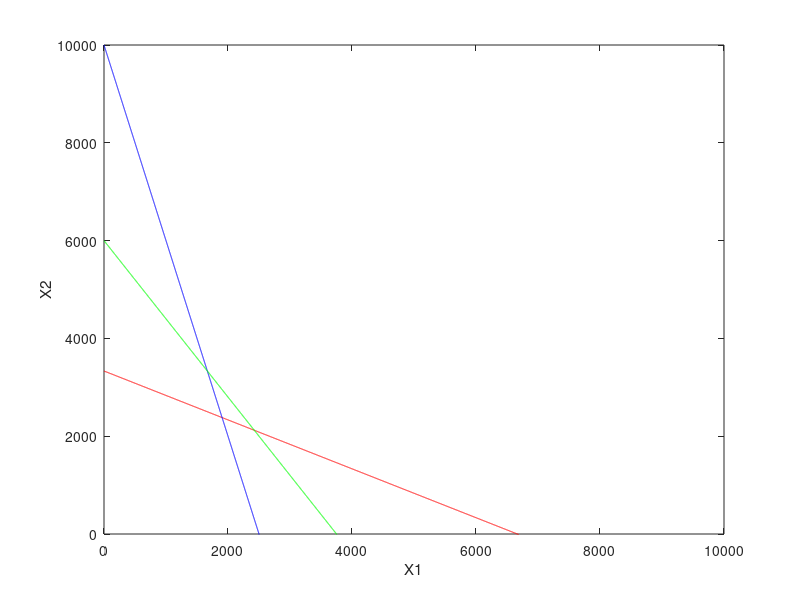

This figure's MATLAB source: (Note: this script raises an error after producing the figure.)
clear all
% 0.3 * X1 + 0.6 * X2 <=2000
% 0.2 * X1 + 0.05 * X2 <=500
% 0.4* X1 + 0.25* X2 <=1500
cg = @(x1) (2000 - 0.3*x1)/0.6
cl = @(x1) (500 - 0.2*x1)/0.05
cc = @(x1) (1500 - 0.4*x1)/0.25

x=linspace(0,10000,10000)

plot(x,cg(x),'r-')
hold on
plot(x,cl(x),'b-')
plot(x,cc(x),'g-')
ylim([0 10000])
xlabel('X1');
ylabel('X2');

Aeq=[];
beq=[];
A=[0.3 0.6; 0.2 0.05; 0.4 0.25];
b=[2000 500 1500];
ub=[2500 3330];
lb=[0 0];
x0=[500 600];
%[x, fval]=fmincon(@Fobj,x0,A,b,Aeq,beq,lb,ub);
options=optimoptions('particleswarm','Display','iter','SwarmSize',1000,'MaxIter',10000);
nvars=2;
[x2, fval2, exitflag,output]=particleswarm(@Fobj,nvars,lb,ub,options);

L=-fval2;
plot(x(1),x(2),'ko')
plot(x2(1),x2(2),'co')
legend('gasolina','lubrificante','�leo','Ponto �timo MinCon', 'Ponto �timo Warm')
function F=Fobj(x)
  Venda=x(1)*0.3*35+x(1)*0.2*55+x(1)*0.4*20+x(2)*0.6*35+x(2)*55*0.05+x(2)*0.25*20;
  Custo=x(1)*15+x(2)*18+x(1)*0.2+x(2)*0.8;
  L=Venda-Custo;
  F=-L;
  if (x(2)>(2000 - 0.3*x(1))/0.6) || (x(1) > (500-0.05*x(2))/0.2)
      F = 1e10;
  end
      
end
